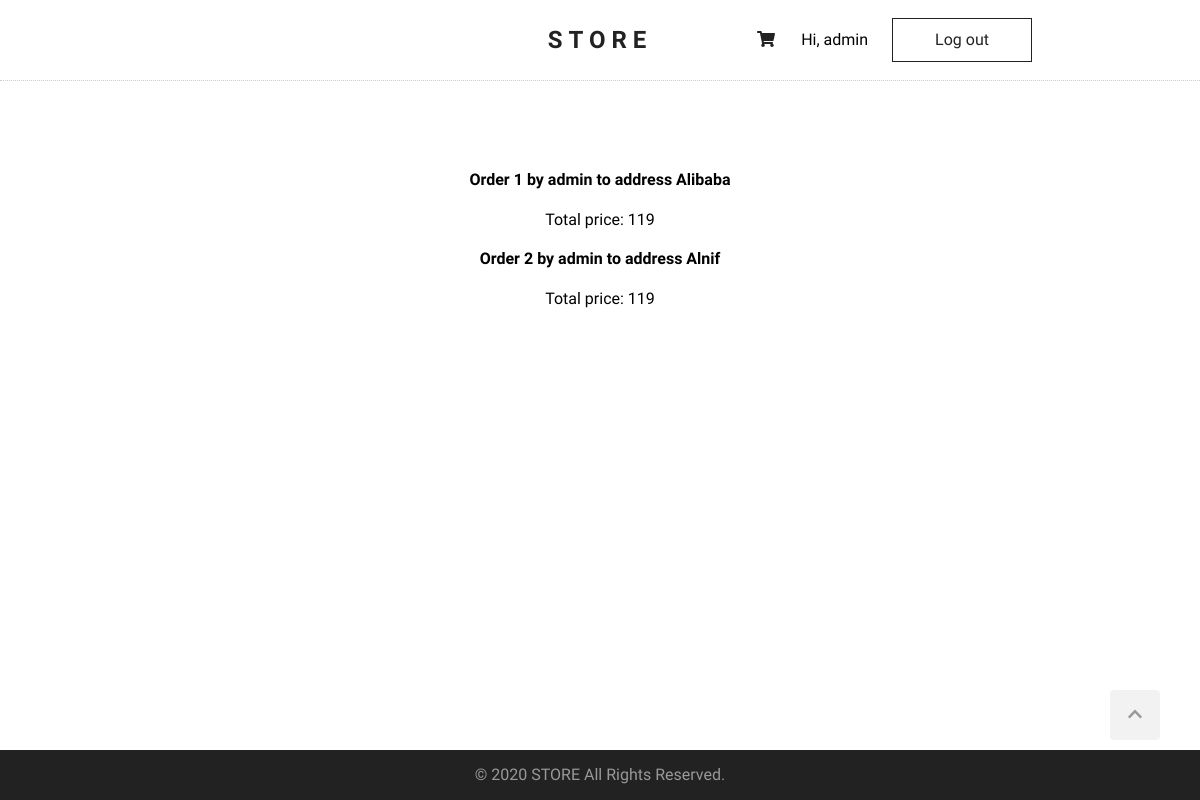
Before: /orders/orders_list/ (signed in) with the older database file.
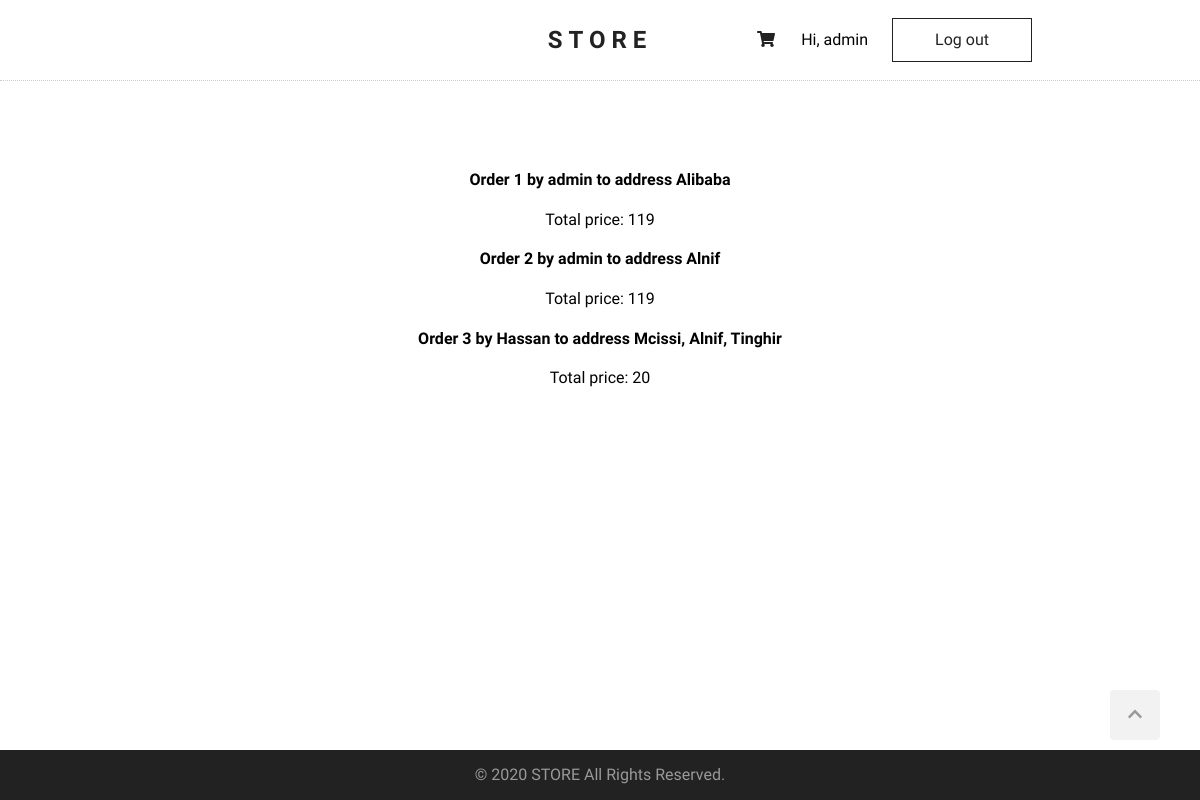
After: the same page with the newer database file.
### orders/models.py (models this page shows, shortened)
class Order(models.Model):
    address = models.CharField(max_length=100)
    user = models.ForeignKey(User, on_delete=models.CASCADE)
    items = models.ManyToManyField(Product)
    created_at = models.DateTimeField(auto_now_add=True)
    def total_price(self):
        return self.items.aggregate(total_price=Sum('price'))['total_price']

### orders/views.py (the view)
# urls.py: path('orders/orders_list/', orders_list, name='orders_list'),
def orders_list(request):
    user = request.user
    if user.is_authenticated and user.is_superuser:
        orders = get_list_or_404(Order)
        return render(request, 'orders/orders.html', {'orders': orders})
    return redirect('products_list')

### templates/orders/orders.html (shortened to what this page needs)
{% extends "base.html" %}
{% block content %}
    {% for order in orders %}
        <h4>Order {{ order.id }} by {{ order.user }} to address {{ order.address }}</h4>
        <p>Total price: {{ order.total_price }}</p>
    {% empty %}
    <li>No orders yet.</li>
    {% endfor %}
{% endblock %}

Changed rows visible on the page:
added Order: id "3", user "Hassan", address "Mcissi, Alnif, Tinghir", total_price "20"
